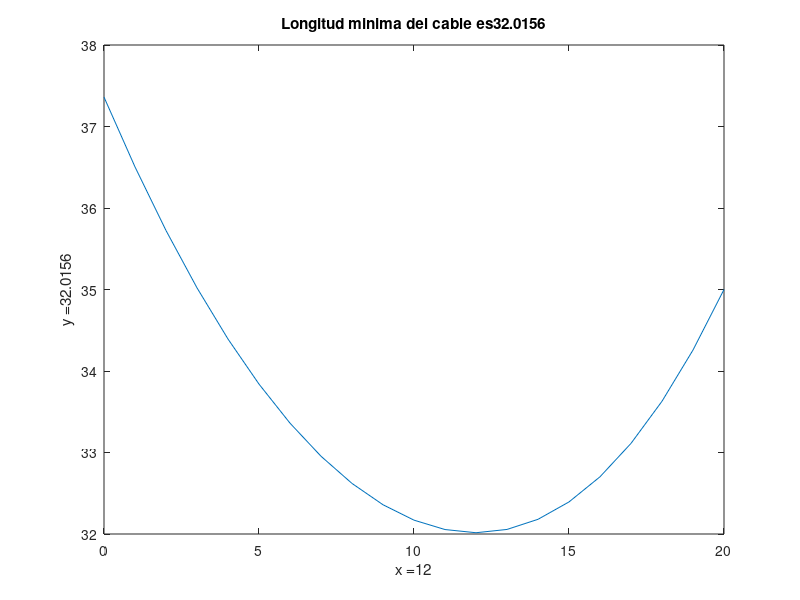

Source code (MATLAB):
%Script octave
%Title                            :Definicion y Resolucion de variables,funciones, dominio y rango
%Description                      :Script para dar solucion al problema de los dos postes
%Authors                          :Lorena García García, Debora Alejandra García Cruz y Sandy Judith Hernández Carlos
%Date                             :14/10/2021
%Carrer                           :Ingenieria en Sistemas Computacionales (ISC)
%Version                          :1
%Group                            :3101
%Usage                            :octave/phat/lospostes
%Notes                            :Se requiere de la aplicacion de Octave para poder dar solucion al problema relacionado con la optimizacion
%                                 https:/octaveintro.rradthrdees.in/en/latrest/index.html

%Limpiar variables (LV)
clear
%Calcular el minimo del cable de la punta del poste al suelo y a la punta del otro poste

%Rango de 0 a 50 en i=1
x=0:1:20;

%Obtener el valor de la funcion (OVF)
c=@(x) (sqrt((x.^2)+225))+(sqrt((x.^2)-(40*x)+500));

%Funcion para poder graficar (FG)
y= (sqrt((x.^2)+225)+(sqrt((x.^2)-(40*x)+500)));

%Funcion para poder determinar el valor minimo (FVM)
vm = fminbnd (c,0,20);

%Dibujar la funcion de x,y
plot (x,y);

%Titulo de la grafica final (TGF)
title (['Longitud minima del cable es' num2str(c(vm))]);

%Etiqueta para lo que es el eje de x (EEX)
xlabel(['x =' num2str(vm)]);

%Etiqueta para lo que es el eje de y (EEY)
ylabel(['y ='  num2str(c(vm))]);

%Salidas (S)
%Resultado final (RF);
disp (' Lo que se debe calcular es la longitud mínima de un cable desde la punta de un poste al suelo y la punta del otro poste: ');
disp ( ' ' );
disp (['Nuestra longitud minima del cable es:',num2str(c(vm))]);
%Concluir la codificacion del problema (PFP)
